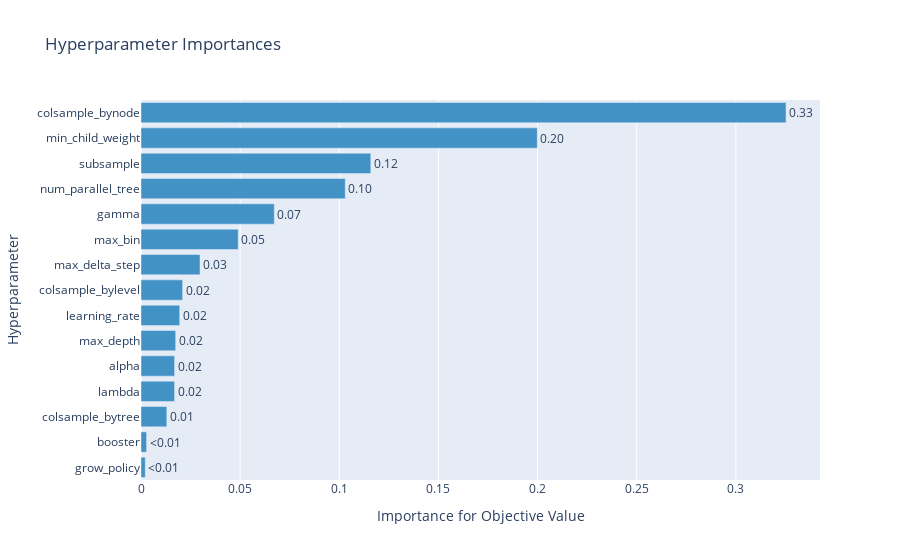

The notebook cell this image was saved under:
### Code cell
optuna.visualization.plot_param_importances(study)

### Figure 1 — Plotly figure (JSON) as saved in the notebook; plotly's stock layout.template omitted (floating-point values rounded to 4 significant figures)
{"data": [{"cliponaxis": false, "hovertemplate": ["grow_policy (CategoricalDistribution): 0.002153796266770189<extra></extra>", "booster (CategoricalDistribution): 0.0028128145127043697<extra></extra>", "colsample_bytree (FloatDistribution): 0.013020026107493086<extra></extra>", "lambda (FloatDistribution): 0.01692784877065137<extra></extra>", "alpha (FloatDistribution): 0.01693443187788905<extra></extra>", "max_depth (IntDistribution): 0.017490589106533054<extra></extra>", "learning_rate (FloatDistribution): 0.019522201221556894<extra></extra>", "colsample_bylevel (FloatDistribution): 0.02099533401326849<extra></extra>", "max_delta_step (IntDistribution): 0.02975261873996787<extra></extra>", "max_bin (IntDistribution): 0.04902924051625515<extra></extra>", "gamma (FloatDistribution): 0.06722659613461593<extra></extra>", "num_parallel_tree (IntDistribution): 0.10300889751736036<extra></extra>", "subsample (FloatDistribution): 0.11590679767736371<extra></extra>", "min_child_weight (FloatDistribution): 0.19988882312140493<extra></extra>", "colsample_bynode (FloatDistribution): 0.3253299844161658<extra></extra>"], "marker": {"color": "rgb(66,146,198)"}, "orientation": "h", "text": ["<0.01", "<0.01", "0.01", "0.02", "0.02", "0.02", "0.02", "0.02", "0.03", "0.05", "0.07", "0.10", "0.12", "0.20", "0.33"], "textposition": "outside", "type": "bar", "x": [0.002154, 0.002813, 0.01302, 0.01693, 0.01693, 0.01749, 0.01952, 0.021, 0.02975, 0.04903, 0.06723, 0.103, 0.1159, 0.1999, 0.3253], "y": ["grow_policy", "booster", "colsample_bytree", "lambda", "alpha", "max_depth", "learning_rate", "colsample_bylevel", "max_delta_step", "max_bin", "gamma", "num_parallel_tree", "subsample", "min_child_weight", "colsample_bynode"]}], "layout": {"showlegend": false, "title": {"text": "Hyperparameter Importances"}, "xaxis": {"title": {"text": "Importance for Objective Value"}}, "yaxis": {"title": {"text": "Hyperparameter"}}}}
